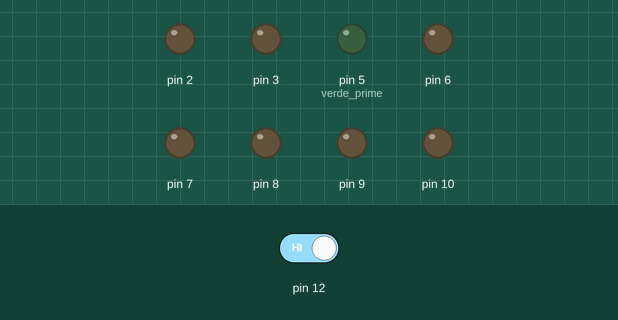
A sketch run on a simulated Arduino Uno, built with avr-gcc and run on an emulated ATmega328P. On the bench: output pins drawn as LEDs (lit = HIGH). The inputs (shaded band) are chosen by the test bench; at power-on: pin 12 HIGH.

Above: at 1.2 s.
1.3 s: pin 12 driven LOW
At 1.6 s:
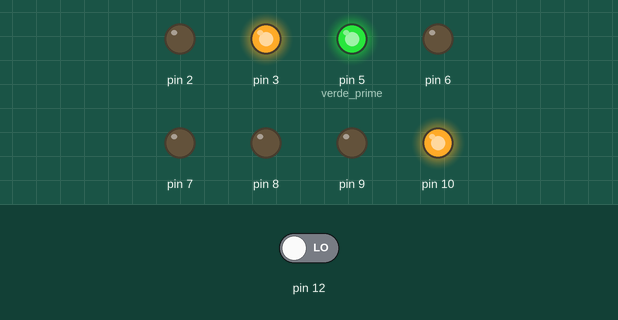
At 6.6 s:
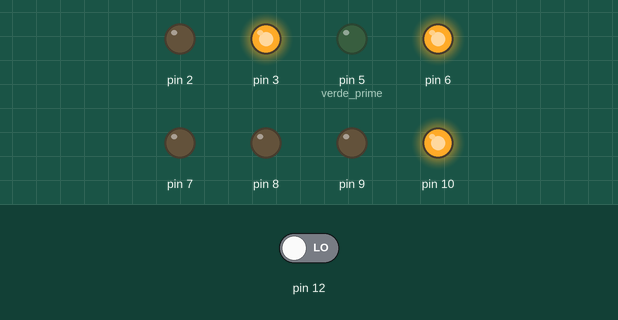
Timing chart, 0 to 20.8 s (numbered marks = the images above; inputs shaded):
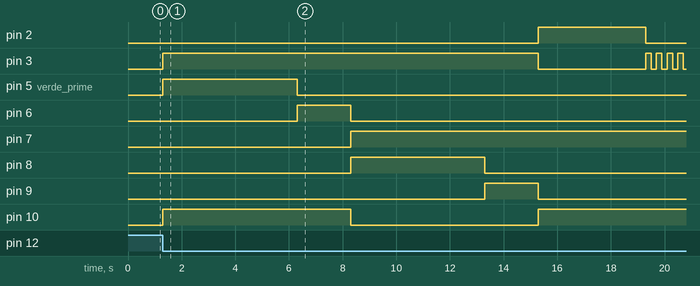

Measured:
- after the input at 1.3 s, pin 2: LOW → HIGH after 14.0 s, → LOW 4.0 s later; pin 3: goes HIGH 14.0 s, LOW 4.0 s, 3 × (HIGH 0.20 s, LOW 0.20 s), HIGH 0.20 s, then LOW, starting at once; pin 5 (verde_prime): LOW → HIGH at once, → LOW 5.0 s later; pin 6: LOW → HIGH after 5.0 s, → LOW 2.0 s later; pin 7: LOW → HIGH after 7.0 s

The sketch:

copy_of_semafuru_67_com_bot_o1.ino
```cpp
// Portugol code 67 67 67 67 67 67
//
int counter;

void setup()
{
  pinMode(5, OUTPUT); //verde prime
  pinMode(6, OUTPUT); // a#123vive #justcapornos
  pinMode(7, OUTPUT); //
  pinMode(2, OUTPUT);
  pinMode(3, OUTPUT);
  pinMode(10, OUTPUT);
  pinMode(9, OUTPUT);
  pinMode(8, OUTPUT);

  pinMode(12, INPUT);
}

void loop()
{
  int botao = digitalRead(12);

  if (botao == LOW)
  {
    digitalWrite(5, HIGH);
    digitalWrite(3, HIGH);
    digitalWrite(10, HIGH);

    delay(5000);

    digitalWrite(5, LOW);

    digitalWrite(6, HIGH);
    delay(2000);
    digitalWrite(6, LOW);

    digitalWrite(10, LOW);

    digitalWrite(7, HIGH);
    digitalWrite(8, HIGH);

    delay(5000);

    digitalWrite(8, LOW);
    digitalWrite(9, HIGH);

    delay(2000);

    digitalWrite(9, LOW);
    digitalWrite(10, HIGH);
    digitalWrite(3, LOW);

    digitalWrite(2, HIGH);

    delay(4000);

    digitalWrite(2, LOW);

    for (counter = 0; counter < 10; ++counter)
    {
      digitalWrite(3, HIGH);
      delay(200);

      digitalWrite(3, LOW);
      delay(200);
    }

    digitalWrite(7, LOW);
  }
}
```
